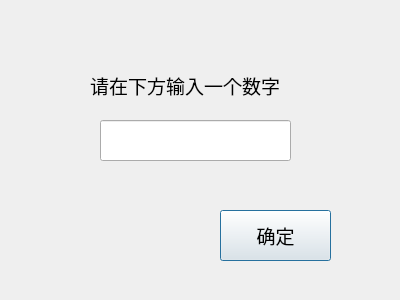
<?xml version="1.0" encoding="UTF-8"?>
<ui version="4.0">
 <class>InputDialog</class>
 <widget class="QDialog" name="InputDialog">
  <property name="geometry">
   <rect>
    <x>0</x>
    <y>0</y>
    <width>400</width>
    <height>300</height>
   </rect>
  </property>
  <property name="windowTitle">
   <string>Dialog</string>
  </property>
  <widget class="QLineEdit" name="lineEdit">
   <property name="geometry">
    <rect>
     <x>100</x>
     <y>120</y>
     <width>191</width>
     <height>41</height>
    </rect>
   </property>
   <property name="font">
    <font>
     <family>Consolas</family>
     <pointsize>16</pointsize>
    </font>
   </property>
  </widget>
  <widget class="QLabel" name="label">
   <property name="geometry">
    <rect>
     <x>90</x>
     <y>70</y>
     <width>201</width>
     <height>31</height>
    </rect>
   </property>
   <property name="font">
    <font>
     <family>黑体</family>
     <pointsize>14</pointsize>
    </font>
   </property>
   <property name="text">
    <string>请在下方输入一个数字</string>
   </property>
  </widget>
  <widget class="QPushButton" name="pushButton">
   <property name="geometry">
    <rect>
     <x>220</x>
     <y>210</y>
     <width>111</width>
     <height>51</height>
    </rect>
   </property>
   <property name="font">
    <font>
     <family>黑体</family>
     <pointsize>14</pointsize>
    </font>
   </property>
   <property name="text">
    <string>确定</string>
   </property>
  </widget>
 </widget>
 <resources/>
 <connections/>
</ui>
